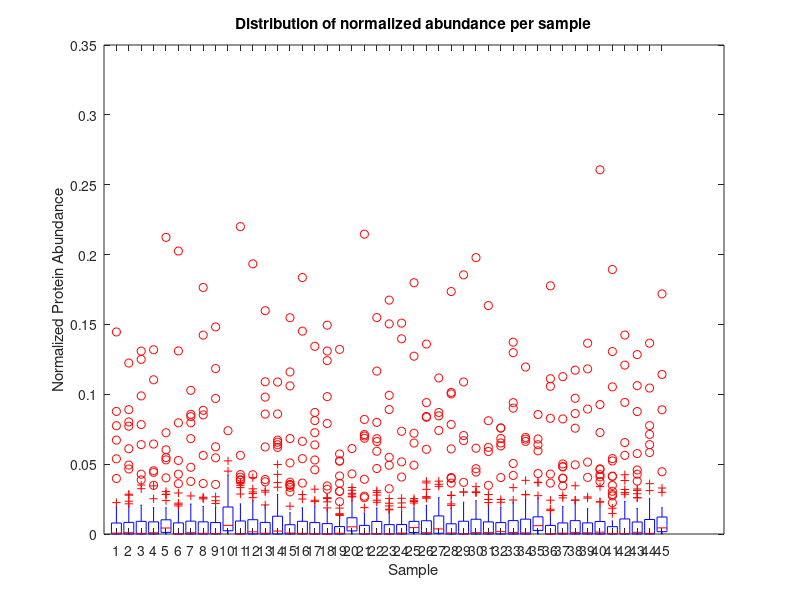

The MATLAB source for this figure: (Note: this script raises an error after producing the figure.)
%% Redo hierarchical with Mia's proteins only
clear all
close all hidden
clc
load('axes140523.mat');
load('normOverlordFinal_140523.mat');
load('mia_clustering_work_with_final_norm.mat');

normOverlord = normOverlordFinal; 
%%
% In the mat file "mia_clustering_work_with_final_norm.mat", the following 
% three variables contain the indices relative in the OverlordMatrixFinal 
% of the proteins contained in the kmeans clusters:
% 'i_bt_hi'
% 'i_cv_hi'
% 'i_gf_hi'
A = [1:843]

bt_indices = i_bt_hi;
gf_indices = i_gf_hi;
conv_indices = i_cv_hi;
total_indices = [bt_indices; gf_indices; conv_indices];
final_indices = unique(total_indices);
%% if the indices are the high abundant proteins
reduced_overlord = normOverlord(final_indices,:,:,:);

%%
all_samples = [];
all_labels = {};
proteins = axes{1}'; %generates list of protein ids

% This loops through all mouse #s, colonization states, and locations to
% create a 2D matrix where each row is a protein_id and each column is a
% different sample (sample A, B, etc.). The matrix, all_samples, contains the abundance
% of each protein at each sample.  The all_labels matrix is a 1x45 matrix
% that contains labels for each sample in the order that they are in teh
% all_samples matrix. The all_labels matrix and the proteins matrix can be 
% used for labeling the axes of any plots.
for mouse_num = 1:3
    for colonization = 1:3
        for loc = 1:5
            all_samples = [all_samples reduced_overlord(:,mouse_num, colonization, loc)];
            label = strcat(axes{2}{mouse_num}, '_', axes{3}{colonization} , '_', axes{4}{loc});           
            all_labels = [all_labels label];
        end
    end
end
%%
%Simple statistics
ranges = range(all_samples);
max_range = max(ranges) %range = 0.2343 
boxplot(all_samples);
title('Distribution of normalized abundance per sample')
xlabel('Sample')
ylabel('Normalized Protein Abundance')
median = median(all_samples) % median is 0 for all except col 32 where median = 0.1402
percentages = prctile(all_samples, [25 50 75 90 95]); %percentages for each col

reshape_size = length(all_samples(:,1)) * length(all_samples(1,:));
reshaped_samples = reshape(all_samples, reshape_size,1);
percentages = prctile(reshaped_samples, [25 50 75 90 95])
% % % 50% = 0 75% = 0.0002  90% = 0.0015   95% = 0.0043
percentages2 = prctile(reshaped_samples, [81 82 83 84 85])
% 

           
%%
% This creates a clustergram of the data where proteins are on the y axis
% and the samples are on the x axis. The goal is to group samples into
% individual clusters. 

% 10% of the data is above the cutoff.
cluster = clustergram(all_samples, 'ColumnLabels', all_labels', 'DisplayRange', 0.0271, 'Symmetric', 'true', 'Colormap', winter);
%cluster = clustergram(all_samples, 'RowLabels', proteins, 'ColumnLabels', all_labels', 'DisplayRange', 0.0015, 'Symmetric', 'true', 'Colormap', winter);




